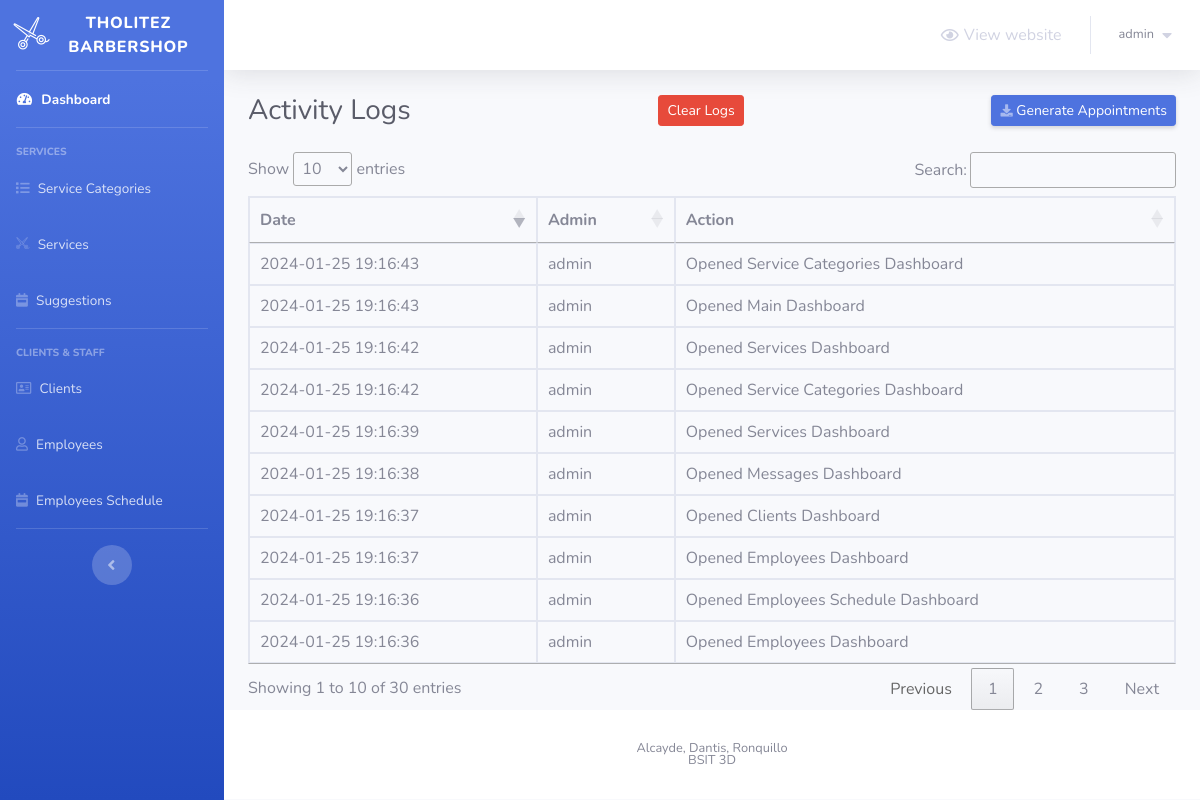
The page /barber-admin/adminactivitylog.php (signed in) on the database its author committed.
### tables this page shows
CREATE TABLE `admin_logs` (
  `id` int(11) NOT NULL,
  `admin_id` int(11) DEFAULT NULL,
  `date` timestamp NOT NULL DEFAULT current_timestamp(),
  `action` varchar(255) DEFAULT NULL,
  `admin_username` varchar(255) DEFAULT NULL
);

CREATE TABLE `barber_admin` (
  `admin_id` int(5) NOT NULL,
  `username` varchar(50) NOT NULL,
  `email` varchar(50) NOT NULL,
  `full_name` varchar(50) NOT NULL,
  `password` varchar(255) NOT NULL
);

### barber-admin/adminactivitylog.php (the view, shortened to what this page needs)
<?php
include 'connect.php';
include 'Includes/templates/header.php';
if(isset($_SESSION['username_barbershop_Xw211qAAsq4']) && isset($_SESSION['password_barbershop_Xw211qAAsq4']))
{
    $adminId = $_SESSION['admin_id_barbershop_Xw211qAAsq4'];
    $query = "SELECT * FROM barber_admin WHERE admin_id = :adminId";
    $stmt = $con->prepare($query);
    $stmt->bindParam(':adminId', $adminId, PDO::PARAM_INT);
    $stmt->execute();
    $admin = $stmt->fetch(PDO::FETCH_ASSOC);
    if ($admin) {
        ?>
        <div class="container-fluid">
            <div class="d-sm-flex align-items-center justify-content-between mb-4">
                <h1 class="h3 mb-0 text-gray-800">Activity Logs</h1>
                <form method="post">
                    <button type="submit" name="clearLogs" class="btn btn-danger btn-sm">Clear Logs</button>
                </form>
                <a href="generate.php" class="d-none d-sm-inline-block btn btn-sm btn-primary shadow-sm">
                    <i class="fas fa-download fa-sm text-white-50"></i>
                    Generate Appointments
                </a>
            </div>
            <div class="table-responsive">
                <table class="table table-bordered" id="adminLogsTable" width="100%" cellspacing="0">
                    <thead>
                        <tr>
                            <th>Date</th>
                            <th>Admin</th>
                            <th>Action</th>
                        </tr>
                    </thead>
                    <tbody>
                        <?php
                        $query = "SELECT admin_logs.date, barber_admin.username AS admin_username, admin_logs.action
                                  FROM admin_logs
                                  JOIN barber_admin ON admin_logs.admin_id = barber_admin.admin_id
                                  ORDER BY admin_logs.date DESC";
                        $stmt = $con->query($query);
                        while ($row = $stmt->fetch(PDO::FETCH_ASSOC)) {
                            echo "<tr>";
                            echo "<td>{$row['date']}</td>";
                            echo "<td>{$row['admin_username']}</td>";
                            echo "<td>{$row['action']}</td>";
                            echo "</tr>";
                        }
                        ?>
                    </tbody>
                </table>
            </div>
            <?php include 'Includes/templates/footer.php'; ?>
        <link rel="stylesheet" type="text/css" href="https://cdn.datatables.net/1.10.21/css/jquery.dataTables.min.css">
        <?php
    } else {
        echo "Admin information not found.";
    }
} else {
    logActivity(null, null, 'Unauthorized Access', 'Tried to access Clients Page without logging in');
    header('Location: login.php');
    exit();
}
?>

### rows shown on the page
admin_logs: date "2024-01-25 19:16:43", admin.username "admin", action "Opened Service Categories Dashboard"
admin_logs: date "2024-01-25 19:16:43", admin.username "admin", action "Opened Main Dashboard"
admin_logs: date "2024-01-25 19:16:42", admin.username "admin", action "Opened Services Dashboard"
admin_logs: date "2024-01-25 19:16:42", admin.username "admin", action "Opened Service Categories Dashboard"
admin_logs: date "2024-01-25 19:16:39", admin.username "admin", action "Opened Services Dashboard"
admin_logs: date "2024-01-25 19:16:38", admin.username "admin", action "Opened Messages Dashboard"
admin_logs: date "2024-01-25 19:16:37", admin.username "admin", action "Opened Clients Dashboard"
admin_logs: date "2024-01-25 19:16:37", admin.username "admin", action "Opened Employees Dashboard"
admin_logs: date "2024-01-25 19:16:36", admin.username "admin", action "Opened Employees Schedule Dashboard"
admin_logs: date "2024-01-25 19:16:36", admin.username "admin", action "Opened Employees Dashboard"

### other values the page prints
$_SESSION['username_barbershop_Xw211qAAsq4'] "admin"
